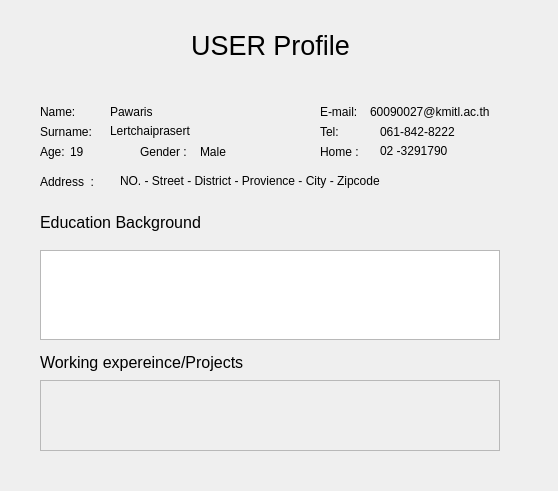
<?xml version="1.0" encoding="UTF-8"?>
<ui version="4.0">
 <class>Form</class>
 <widget class="QWidget" name="Form">
  <property name="geometry">
   <rect>
    <x>0</x>
    <y>0</y>
    <width>558</width>
    <height>491</height>
   </rect>
  </property>
  <property name="windowTitle">
   <string>Form</string>
  </property>
  <property name="styleSheet">
   <string notr="true">QWidget{
	background-image: url(:/bg/grey.png);
	color: white
}

url(:/bg/grey.png)</string>
  </property>
  <widget class="QLabel" name="label">
   <property name="geometry">
    <rect>
     <x>160</x>
     <y>10</y>
     <width>221</width>
     <height>71</height>
    </rect>
   </property>
   <property name="font">
    <font>
     <pointsize>20</pointsize>
    </font>
   </property>
   <property name="text">
    <string>USER Profile</string>
   </property>
   <property name="alignment">
    <set>Qt::AlignCenter</set>
   </property>
  </widget>
  <widget class="QLabel" name="label_Firstname">
   <property name="geometry">
    <rect>
     <x>110</x>
     <y>100</y>
     <width>151</width>
     <height>24</height>
    </rect>
   </property>
   <property name="text">
    <string>Pawaris</string>
   </property>
  </widget>
  <widget class="QLabel" name="label_2">
   <property name="geometry">
    <rect>
     <x>40</x>
     <y>100</y>
     <width>51</width>
     <height>24</height>
    </rect>
   </property>
   <property name="text">
    <string>Name:</string>
   </property>
  </widget>
  <widget class="QLabel" name="label_3">
   <property name="geometry">
    <rect>
     <x>40</x>
     <y>120</y>
     <width>57</width>
     <height>24</height>
    </rect>
   </property>
   <property name="text">
    <string>Surname:</string>
   </property>
  </widget>
  <widget class="QLabel" name="label_Surname">
   <property name="geometry">
    <rect>
     <x>110</x>
     <y>120</y>
     <width>151</width>
     <height>21</height>
    </rect>
   </property>
   <property name="text">
    <string>Lertchaiprasert</string>
   </property>
  </widget>
  <widget class="QLabel" name="label_6">
   <property name="geometry">
    <rect>
     <x>320</x>
     <y>100</y>
     <width>41</width>
     <height>24</height>
    </rect>
   </property>
   <property name="text">
    <string>E-mail:</string>
   </property>
  </widget>
  <widget class="QLabel" name="label_5">
   <property name="geometry">
    <rect>
     <x>320</x>
     <y>120</y>
     <width>23</width>
     <height>24</height>
    </rect>
   </property>
   <property name="text">
    <string>Tel:</string>
   </property>
  </widget>
  <widget class="QLabel" name="label_4">
   <property name="geometry">
    <rect>
     <x>40</x>
     <y>140</y>
     <width>27</width>
     <height>24</height>
    </rect>
   </property>
   <property name="text">
    <string>Age:</string>
   </property>
  </widget>
  <widget class="QLabel" name="label_mail">
   <property name="geometry">
    <rect>
     <x>370</x>
     <y>100</y>
     <width>201</width>
     <height>24</height>
    </rect>
   </property>
   <property name="text">
    <string>60090027@kmitl.ac.th</string>
   </property>
  </widget>
  <widget class="QLabel" name="label_tel">
   <property name="geometry">
    <rect>
     <x>380</x>
     <y>120</y>
     <width>101</width>
     <height>24</height>
    </rect>
   </property>
   <property name="text">
    <string>061-842-8222</string>
   </property>
  </widget>
  <widget class="QLabel" name="label_12">
   <property name="geometry">
    <rect>
     <x>70</x>
     <y>140</y>
     <width>31</width>
     <height>24</height>
    </rect>
   </property>
   <property name="text">
    <string>19</string>
   </property>
  </widget>
  <widget class="QLabel" name="label_address">
   <property name="geometry">
    <rect>
     <x>120</x>
     <y>170</y>
     <width>381</width>
     <height>21</height>
    </rect>
   </property>
   <property name="text">
    <string>NO. - Street - District - Provience - City - Zipcode</string>
   </property>
  </widget>
  <widget class="QLabel" name="label_14">
   <property name="geometry">
    <rect>
     <x>40</x>
     <y>170</y>
     <width>61</width>
     <height>24</height>
    </rect>
   </property>
   <property name="text">
    <string>Address  :</string>
   </property>
  </widget>
  <widget class="QLabel" name="label_15">
   <property name="geometry">
    <rect>
     <x>320</x>
     <y>140</y>
     <width>41</width>
     <height>24</height>
    </rect>
   </property>
   <property name="text">
    <string>Home :</string>
   </property>
  </widget>
  <widget class="QLabel" name="label_home">
   <property name="geometry">
    <rect>
     <x>380</x>
     <y>140</y>
     <width>91</width>
     <height>21</height>
    </rect>
   </property>
   <property name="text">
    <string>02 -3291790</string>
   </property>
  </widget>
  <widget class="QLabel" name="label_13">
   <property name="geometry">
    <rect>
     <x>200</x>
     <y>140</y>
     <width>51</width>
     <height>24</height>
    </rect>
   </property>
   <property name="text">
    <string>Male</string>
   </property>
  </widget>
  <widget class="QLabel" name="label_17">
   <property name="geometry">
    <rect>
     <x>140</x>
     <y>140</y>
     <width>51</width>
     <height>24</height>
    </rect>
   </property>
   <property name="text">
    <string>Gender :</string>
   </property>
  </widget>
  <widget class="QLabel" name="label_27">
   <property name="geometry">
    <rect>
     <x>40</x>
     <y>350</y>
     <width>271</width>
     <height>24</height>
    </rect>
   </property>
   <property name="font">
    <font>
     <pointsize>12</pointsize>
    </font>
   </property>
   <property name="text">
    <string>Working expereince/Projects</string>
   </property>
  </widget>
  <widget class="QLabel" name="label_28">
   <property name="geometry">
    <rect>
     <x>40</x>
     <y>210</y>
     <width>211</width>
     <height>24</height>
    </rect>
   </property>
   <property name="font">
    <font>
     <pointsize>12</pointsize>
    </font>
   </property>
   <property name="text">
    <string>Education Background</string>
   </property>
  </widget>
  <widget class="QFrame" name="frame_experience">
   <property name="geometry">
    <rect>
     <x>40</x>
     <y>380</y>
     <width>460</width>
     <height>71</height>
    </rect>
   </property>
   <property name="frameShape">
    <enum>QFrame::StyledPanel</enum>
   </property>
   <property name="frameShadow">
    <enum>QFrame::Raised</enum>
   </property>
  </widget>
  <widget class="QTableWidget" name="tableWidget_educatio_background">
   <property name="geometry">
    <rect>
     <x>40</x>
     <y>250</y>
     <width>460</width>
     <height>90</height>
    </rect>
   </property>
  </widget>
 </widget>
 <resources>
  <include location="../resource_pic/source.qrc"/>
 </resources>
 <connections/>
</ui>
